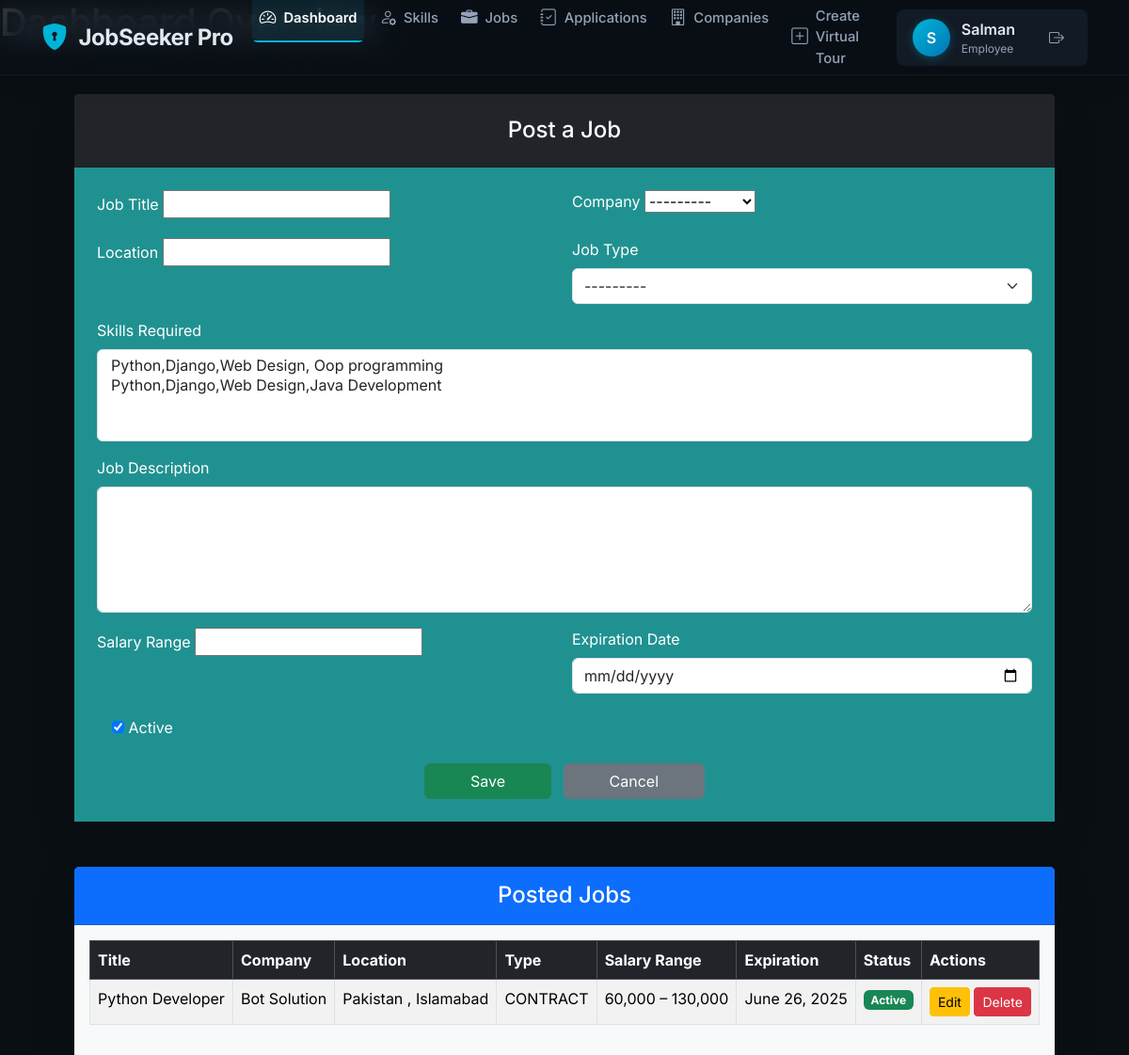
Screenshot of /jobs/create/ (signed in) with the database file from the repository.
### Job_App/models.py (models this page shows, shortened)
class User(AbstractUser):
    ROLE_CHOICES = [
        ('JOB_SEEKER', 'Job Seeker'),
        ('EMPLOYER', 'Employer'),
        ('ADMIN', 'Admin'),
    ]
    role = models.CharField(max_length=20, choices=ROLE_CHOICES)
    phone_number = models.CharField(max_length=15, blank=True, null=True)
    profile_picture = models.ImageField(upload_to='profile_pics/', blank=True, null=True)
    bio = models.TextField(blank=True)

class Job(models.Model):
    JOB_TYPE_CHOICES = [
        ('FULL_TIME', 'Full Time'),
        ('PART_TIME', 'Part Time'),
        ('CONTRACT', 'Contract'),
        ('INTERNSHIP', 'Internship'),
        ('REMOTE', 'Remote'),
    ]
    title = models.CharField(max_length=100)
    description = models.TextField()
    company = models.ForeignKey(Company, on_delete=models.CASCADE, related_name='jobs')
    location = models.CharField(max_length=100)
    skills_required = models.ManyToManyField(Skill)
    job_type = models.CharField(max_length=20, choices=JOB_TYPE_CHOICES)
    salary_range = models.CharField(max_length=100, blank=True)
    posted_by = models.ForeignKey(User, on_delete=models.CASCADE, related_name='posted_jobs')
    posted_date = models.DateTimeField(auto_now_add=True)
    expiration_date = models.DateField()
    is_active = models.BooleanField(default=True)

class Company(models.Model):
    name = models.CharField(max_length=100)
    slug = models.SlugField(max_length=100, unique=True, blank=True)
    description = models.TextField()
    location = models.CharField(max_length=100)
    website = models.URLField(blank=True)
    logo = models.ImageField(upload_to='company_logos/', blank=True, null=True)
    virtual_tour_url = models.URLField(blank=True)
    founded_date = models.DateField(blank=True, null=True)
    def __str__(self):
        return self.name

### Job_App/views.py (the view)
# urls.py: path("jobs/create/",my_view.job_create, name="job_create"),
@login_required
def job_create(request):
    if request.method == "POST":
        form = JobForm(request.POST)
        if form.is_valid():
            job = form.save(commit=False)
            job.posted_by = request.user
            job.save()
            form.save_m2m()
            messages.success(request, "Job posted successfully!")
            return redirect("job_create")
        messages.error(request, "Please correct the errors below.")
    else:
        form = JobForm()
    jobs = Job.objects.filter(posted_by=request.user).order_by("-id")
    users=User.objects.filter(role='EMPLOYER')
    admin_qs     = User.objects.filter(role='ADMIN')
    employee_qs  = User.objects.filter(role='EMPLOYER')
    jobseeker_qs = User.objects.filter(role='JOB_SEEKER')
    applications = JobApplication.objects.select_related('job', 'applicant').all()
    context={
        'total_admin':     admin_qs.count(),     # ints only
        'total_employee':  employee_qs.count(),
        'total_jobseeker': jobseeker_qs.count(),
        'users':users,
        "form": form,
        "jobs": jobs,
        'total_applications':applications.count(),
    }
    return render(request, "Employee/job_form.html",context)

### Job_App/forms.py
class JobForm(forms.ModelForm):
    class Meta:
        model = Job
        fields = [
            "title",
            "description",
            "company",
            "location",
            "skills_required",
            "job_type",
            "salary_range",
            "expiration_date",
            "is_active",
        ]
        widgets = {
            "description": forms.Textarea(attrs={"rows": 5, "class": "form-control"}),
            "skills_required": forms.SelectMultiple(attrs={"class": "form-select"}),
            "job_type": forms.Select(attrs={"class": "form-select"}),
            "expiration_date": forms.DateInput(
                attrs={"type": "date", "class": "form-control"}
            ),
        }

### Job_App/models.py (called while the page is built)
    def __str__(self):
        return self.name

### templates/Employee/job_form.html (shortened to what this page needs)
{% extends 'Employee/base.html' %}
{% load static %}
{% block content %}
<div class="container py-5" style="margin-top:-20px; width: calc(100% - 50px);">
    <div class="row">
        <div class="col-lg-12 col-md-12">
            <div class="card shadow-lg border-0 rounded-lg" style="background-color: rgba(255, 255, 255, 0.85);">
                <div class="card-header bg-dark text-white text-center py-4 rounded-top-lg"
                     style="background-color: rgba(12, 12, 12, 0.9);">
                    <h4 class="mb-0">{{ form.instance.pk|yesno:"Edit Job,Post a Job" }}</h4>
                </div>
                <div class="card-body p-4" style="background-color: rgb(32, 145, 145);">
                    <form method="post">
                        <div class="row g-3">
                            <div class="col-md-6">
                                <label class="form-label text-white">Job Title</label>
                                {{ form.title }}
                            </div>
                            <div class="col-md-6">
                                <label class="form-label text-white">Company</label>
                                {{ form.company }}
                            </div>
                            <div class="col-md-6">
                                <label class="form-label text-white">Location</label>
                                {{ form.location }}
                            </div>
                            <div class="col-md-6">
                                <label class="form-label text-white">Job Type</label>
                                {{ form.job_type }}
                            </div>
                            <div class="col-12">
                                <label class="form-label text-white">Skills Required</label>
                                {{ form.skills_required }}
                            </div>
                            <div class="col-12">
                                <label class="form-label text-white">Job Description</label>
                                {{ form.description }}
                            </div>
                            <div class="col-md-6">
                                <label class="form-label text-white">Salary Range</label>
                                {{ form.salary_range }}
                            </div>
                            <div class="col-md-6">
                                <label class="form-label text-white">Expiration Date</label>
                                {{ form.expiration_date }}
                            </div>
                            <div class="col-md-6 form-check mt-4">
                                {{ form.is_active }}
                                <label class="form-check-label text-white">Active</label>
                            </div>
                        </div>
                        <div class="mt-4 text-center">
                            <button type="submit" class="btn btn-success px-5">Save</button>
                            <a href="{% url 'job_create' %}" class="btn btn-secondary px-5 ms-2">Cancel</a>
                        </div>
                    </form>
                </div>
            </div>
        </div>
    </div>
</div>
<div class="container mt-0" style="width: calc(100% - 50px);">
    <div class="card shadow-lg border-0 rounded-lg">
        <div class="card-header bg-primary text-white text-center py-3">
            <h4 class="mb-0">Posted Jobs</h4>
        </div>
        <div class="card-body bg-light">
            <div class="table-responsive">
                <table class="table table-bordered table-hover table-striped">
                    <thead class="table-dark">
                        <tr>
                            <th>Title</th>
                            <th>Company</th>
                            <th>Location</th>
                            <th>Type</th>
                            <th>Salary Range</th>
                            <th>Expiration</th>
                            <th>Status</th>
                            <th>Actions</th>
                        </tr>
                    </thead>
                    <tbody>
                        {% for job in jobs %}
                            <tr>
                                <td>{{ job.title }}</td>
                                <td>{{ job.company }}</td>
                                <td>{{ job.location }}</td>
                                <td>{{ job.job_type }}</td>
                                <td>{{ job.salary_range }}</td>
                                <td>{{ job.expiration_date }}</td>
                                <td>
                                    {% if job.is_active %}
                                        <span class="badge bg-success">Active</span>
                                    {% else %}
                                        <span class="badge bg-secondary">Inactive</span>
                                    {% endif %}
                                </td>
                                <td>
                                    <a href="{% url 'job_edit' job.pk %}" class="btn btn-sm btn-warning">Edit</a>
                                    <a href="{% url 'job_delete' job.pk %}" class="btn btn-sm btn-danger"
                                       onclick="return confirm('Are you sure you want to delete this job?');">Delete</a>
                                </td>
                            </tr>
                        {% empty %}
                            <tr><td colspan="7" class="text-center">No jobs posted yet.</td></tr>
                        {% endfor %}
                    </tbody>
                </table>
            </div>
        </div>
    </div>
</div>
{% endblock %}

### templates/Employee/nav.html (shortened to what this page needs)
<!DOCTYPE html>
<html lang="en">
<head>
  <link href="https://cdn.jsdelivr.net/npm/bootstrap@5.3.3/dist/css/bootstrap.min.css" rel="stylesheet">
  <link href="https://cdn.jsdelivr.net/npm/bootstrap-icons@1.10.5/font/bootstrap-icons.css" rel="stylesheet">
</head>
<body>
<nav class="navbar navbar-expand-lg navbar-dark fixed-top">
  <div class="container-fluid">
    <a class="navbar-brand" href="{% url 'Employee_Dashboard' %}">
      <i class="bi bi-shield-lock-fill"></i>JobSeeker Pro
    </a>
    <div class="collapse navbar-collapse" id="navbarNav">
      <ul class="navbar-nav me-auto">
        <li class="nav-item">
          <a class="nav-link active" href="{% url 'Employee_Dashboard' %}"><i class="bi bi-speedometer2"></i> Dashboard</a>
        </li>
        <li class="nav-item">
          <a class="nav-link" href="{% url 'skill_dashboard' %}"><i class="bi bi-person-gear"></i> Skills</a>
        </li>
        <li class="nav-item">
          <a class="nav-link" href="{% url 'job_create' %}"><i class="bi bi-briefcase-fill"></i> Jobs</a>
        </li>
        <li class="nav-item">
          <a class="nav-link" href="{% url 'application_list' %}"><i class="bi bi-journal-check"></i> Applications</a>
        </li>
        <li class="nav-item">
          <a class="nav-link" href="{% url 'company-list' %}"><i class="bi bi-building"></i> Companies</a>
        </li>
        <li class="nav-item">
          <a class="nav-link" href="{% url 'virtual-tour-create' %}"><i class="bi bi-plus-square"></i>Create Virtual Tour</a>
        </li>
      </ul>
      {% if request.user.is_authenticated %}
      <div class="user-welcome">
        <div class="user-avatar">
          {{ request.user.get_full_name|default:request.user.username|first|upper }}
        </div>
        <div>
          <div class="user-name">{{ request.user.get_full_name|default:request.user.username }}</div>
          <div class="user-role">Employee</div>
        </div>
        <a href="{% url 'logout' %}" class="logout-btn" title="Logout">
          <i class="bi bi-box-arrow-right"></i>
        </a>
      </div>
      {% endif %}
    </div>
  </div>
</nav>
<main class="dashboard-content">
  <div class="dashboard-header">
    <h1 class="dashboard-title">Dashboard Overview</h1>
  </div>
</main>
</body>
</html>

### templates/Employee/nav.html (style rules this page uses)
html, body { height: 100%; margin: 0; padding: 0; }
:root { --primary-500: #00b4d8; --primary-400: #0096c7; --primary-300: #0077b6; --primary-100: rgba(0, 180, 216, 0.1); --dark-900: #0a0f14; --dark-800: #121a21; --dark-700: #1a2633; --dark-600: #2a3a4a; --dark-500: #4b5565; --light-100: #e2e8f0; --light-200: #cbd5e1; --light-300: #94a3b8; --accent-green: #10b981; --accent-red: #ef4444; --accent-yellow: #f59e0b; --shadow-sm: 0 1px 2px 0 rgba(0, 0, 0, 0.05); --shadow-md: 0 4px 6px -1px rgba(0, 0, 0, 0.1), 0 2px 4px -1px rgba(0, 0, 0, 0.06); --shadow-lg: 0 10px 15px -3px rgba(0, 0, 0, 0.1), 0 4px 6px -2px rgba(0, 0, 0, 0.05); --radius-sm: 0.375rem; --radius-md: 0.5rem; --radius-lg: 1rem; --transition: all 0.2s cubic-bezier(0.4, 0, 0.2, 1); }
body { font-family: 'Inter', -apple-system, BlinkMacSystemFont, sans-serif; background-color: var(--dark-900); color: var(--light-200); line-height: 1.5; }
.navbar { background: rgba(10, 15, 20, 0.7) !important; backdrop-filter: blur(16px) saturate(180%); -webkit-backdrop-filter: blur(16px) saturate(180%); border-bottom: 1px solid rgba(42, 58, 74, 0.3); padding: 0.5rem 2rem; height: 80px; transition: all 0.3s ease; box-shadow: 0 4px 30px rgba(0, 0, 0, 0.1); }
.navbar-brand { font-weight: 700; font-size: 1.5rem; color: var(--light-100); display: flex; align-items: center; letter-spacing: -0.5px; transition: var(--transition); }
.navbar-brand .bi { margin-right: 0.75rem; font-size: 1.75rem; color: var(--primary-500); transition: var(--transition); }
.nav-item { margin: 0 0.25rem; position: relative; }
.nav-link { font-weight: 500; color: var(--light-300); padding: 0.75rem 1.25rem; border-radius: var(--radius-sm); transition: var(--transition); display: flex; align-items: center; font-size: 0.925rem; position: relative; overflow: hidden; }
.nav-link::before { content: ''; position: absolute; bottom: 0; left: 0; width: 100%; height: 2px; background: var(--primary-500); transform: scaleX(0); transform-origin: right; transition: transform 0.3s ease; }
.nav-link:hover::before, .nav-link.active::before { transform: scaleX(1); transform-origin: left; }
.nav-link .bi { margin-right: 0.5rem; font-size: 1.1rem; transition: var(--transition); }
.nav-link.active { font-weight: 600; color: var(--primary-500); background: rgba(0, 180, 216, 0.1); }
.user-welcome { display: flex; align-items: center; gap: 0.75rem; margin-left: 1.5rem; padding: 0.5rem 1rem; border-radius: var(--radius-md); background: rgba(42, 58, 74, 0.3); transition: var(--transition); border: 1px solid transparent; }
.user-avatar { width: 40px; height: 40px; border-radius: 50%; background: linear-gradient(135deg, var(--primary-500), var(--primary-300)); display: flex; align-items: center; justify-content: center; color: white; font-weight: 600; box-shadow: 0 2px 10px rgba(0, 180, 216, 0.3); transition: var(--transition); }
.user-name { font-weight: 600; color: var(--light-100); transition: var(--transition); }
.user-role { font-size: 0.75rem; color: var(--light-300); transition: var(--transition); }
.logout-btn { color: var(--light-300); margin-left: 1rem; padding: 0.5rem; border-radius: 50%; transition: var(--transition); display: flex; align-items: center; justify-content: center; }
.nav-item { animation: fadeIn 0.3s ease forwards; opacity: 0; }
.nav-item:nth-child(1) { animation-delay: 0.1s; }
.nav-item:nth-child(2) { animation-delay: 0.2s; }
.nav-item:nth-child(3) { animation-delay: 0.3s; }
.nav-item:nth-child(4) { animation-delay: 0.4s; }
.nav-item:nth-child(5) { animation-delay: 0.5s; }

### rows the page displays
User: user.get_full_name|first "S", user.get_full_name "Salman"
Job: title "Python Developer", company "Bot Solution", location "Pakistan , Islamabad", job_type "CONTRACT", salary_range "60,000 – 130,000", expiration_date "June 26, 2025", is_active "Active"
